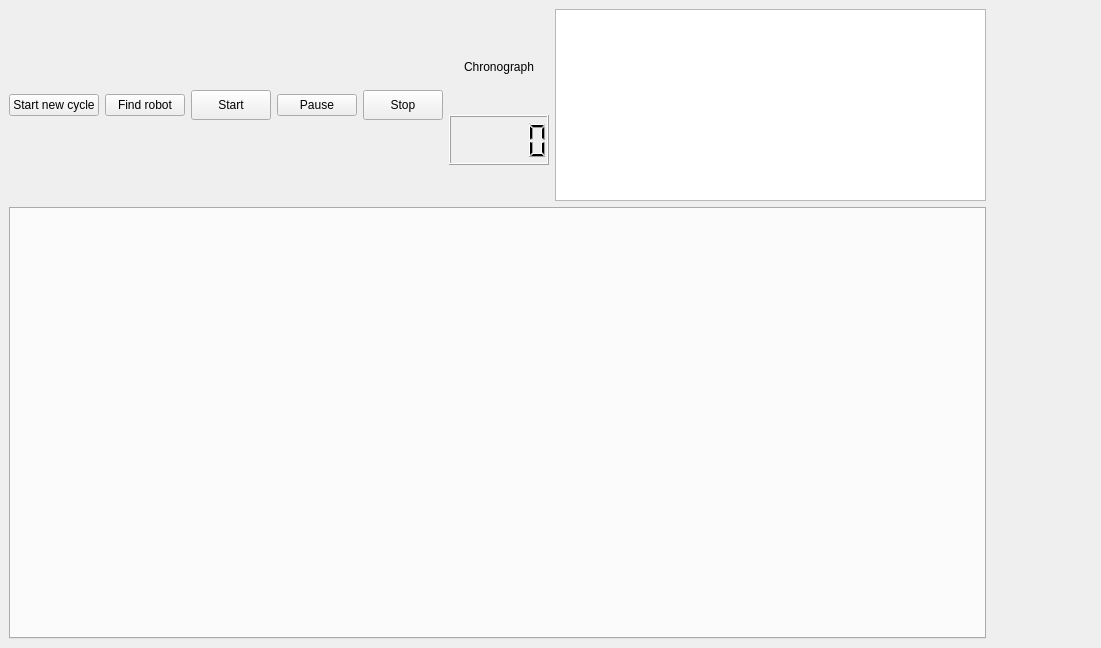
<?xml version="1.0" encoding="UTF-8"?>
<ui version="4.0">
 <class>main_window</class>
 <widget class="QMainWindow" name="main_window">
  <property name="geometry">
   <rect>
    <x>0</x>
    <y>0</y>
    <width>1101</width>
    <height>648</height>
   </rect>
  </property>
  <property name="windowTitle">
   <string>MainWindow</string>
  </property>
  <widget class="QWidget" name="central_widget">
   <layout class="QGridLayout" name="gridLayout">
    <item row="0" column="0">
     <layout class="QHBoxLayout" name="main_layout" stretch="1,0">
      <item>
       <layout class="QVBoxLayout" name="left_v_layout" stretch="0,1">
        <item>
         <widget class="QSplitter" name="splitter">
          <property name="orientation">
           <enum>Qt::Vertical</enum>
          </property>
          <widget class="QWidget" name="layoutWidget">
           <layout class="QHBoxLayout" name="horizontalLayout">
            <item>
             <layout class="QHBoxLayout" name="horizontalLayout_2">
              <item>
               <widget class="QPushButton" name="new_cycle_btn">
                <property name="text">
                 <string>Start new cycle</string>
                </property>
               </widget>
              </item>
              <item>
               <widget class="QPushButton" name="find_robot_btn">
                <property name="text">
                 <string>Find robot</string>
                </property>
               </widget>
              </item>
              <item>
               <widget class="QPushButton" name="start_btn">
                <property name="minimumSize">
                 <size>
                  <width>0</width>
                  <height>30</height>
                 </size>
                </property>
                <property name="maximumSize">
                 <size>
                  <width>16777215</width>
                  <height>30</height>
                 </size>
                </property>
                <property name="text">
                 <string>Start</string>
                </property>
               </widget>
              </item>
              <item>
               <widget class="QPushButton" name="pause_btn">
                <property name="text">
                 <string>Pause</string>
                </property>
               </widget>
              </item>
              <item>
               <widget class="QPushButton" name="stop_btn">
                <property name="minimumSize">
                 <size>
                  <width>0</width>
                  <height>30</height>
                 </size>
                </property>
                <property name="maximumSize">
                 <size>
                  <width>16777215</width>
                  <height>30</height>
                 </size>
                </property>
                <property name="text">
                 <string>Stop</string>
                </property>
               </widget>
              </item>
             </layout>
            </item>
            <item>
             <layout class="QVBoxLayout" name="verticalLayout">
              <item>
               <widget class="QLabel" name="chrono_label">
                <property name="sizePolicy">
                 <sizepolicy hsizetype="Preferred" vsizetype="Fixed">
                  <horstretch>0</horstretch>
                  <verstretch>0</verstretch>
                 </sizepolicy>
                </property>
                <property name="minimumSize">
                 <size>
                  <width>100</width>
                  <height>30</height>
                 </size>
                </property>
                <property name="maximumSize">
                 <size>
                  <width>100</width>
                  <height>30</height>
                 </size>
                </property>
                <property name="cursor">
                 <cursorShape>ArrowCursor</cursorShape>
                </property>
                <property name="text">
                 <string>Chronograph</string>
                </property>
                <property name="textFormat">
                 <enum>Qt::AutoText</enum>
                </property>
                <property name="alignment">
                 <set>Qt::AlignBottom|Qt::AlignHCenter</set>
                </property>
                <property name="indent">
                 <number>0</number>
                </property>
               </widget>
              </item>
              <item>
               <widget class="QLCDNumber" name="chrono_lcd">
                <property name="minimumSize">
                 <size>
                  <width>0</width>
                  <height>50</height>
                 </size>
                </property>
                <property name="maximumSize">
                 <size>
                  <width>16777215</width>
                  <height>50</height>
                 </size>
                </property>
               </widget>
              </item>
             </layout>
            </item>
            <item>
             <widget class="QTextEdit" name="console_log_textEdit">
              <property name="sizePolicy">
               <sizepolicy hsizetype="Expanding" vsizetype="Minimum">
                <horstretch>0</horstretch>
                <verstretch>0</verstretch>
               </sizepolicy>
              </property>
              <property name="minimumSize">
               <size>
                <width>0</width>
                <height>100</height>
               </size>
              </property>
              <property name="font">
               <font>
                <family>MS Sans Serif</family>
                <pointsize>10</pointsize>
               </font>
              </property>
              <property name="frameShape">
               <enum>QFrame::StyledPanel</enum>
              </property>
              <property name="frameShadow">
               <enum>QFrame::Sunken</enum>
              </property>
              <property name="lineWidth">
               <number>2</number>
              </property>
              <property name="readOnly">
               <bool>true</bool>
              </property>
             </widget>
            </item>
           </layout>
          </widget>
         </widget>
        </item>
        <item>
         <widget class="QTabWidget" name="tab_widget">
          <property name="currentIndex">
           <number>-1</number>
          </property>
         </widget>
        </item>
       </layout>
      </item>
      <item>
       <layout class="QVBoxLayout" name="right_v_layout" stretch="0,0">
        <item>
         <widget class="QWidget" name="painting_widget" native="true">
          <property name="sizePolicy">
           <sizepolicy hsizetype="Maximum" vsizetype="Maximum">
            <horstretch>0</horstretch>
            <verstretch>0</verstretch>
           </sizepolicy>
          </property>
          <property name="minimumSize">
           <size>
            <width>100</width>
            <height>100</height>
           </size>
          </property>
          <property name="maximumSize">
           <size>
            <width>799</width>
            <height>800</height>
           </size>
          </property>
          <property name="baseSize">
           <size>
            <width>300</width>
            <height>300</height>
           </size>
          </property>
          <layout class="QGridLayout" name="painting_layout"/>
         </widget>
        </item>
        <item>
         <spacer name="verticalSpacer_4">
          <property name="orientation">
           <enum>Qt::Vertical</enum>
          </property>
          <property name="sizeHint" stdset="0">
           <size>
            <width>20</width>
            <height>40</height>
           </size>
          </property>
         </spacer>
        </item>
       </layout>
      </item>
     </layout>
    </item>
   </layout>
  </widget>
  <action name="close_menu_item">
   <property name="text">
    <string>Fermer</string>
   </property>
  </action>
 </widget>
 <resources/>
 <connections/>
</ui>
